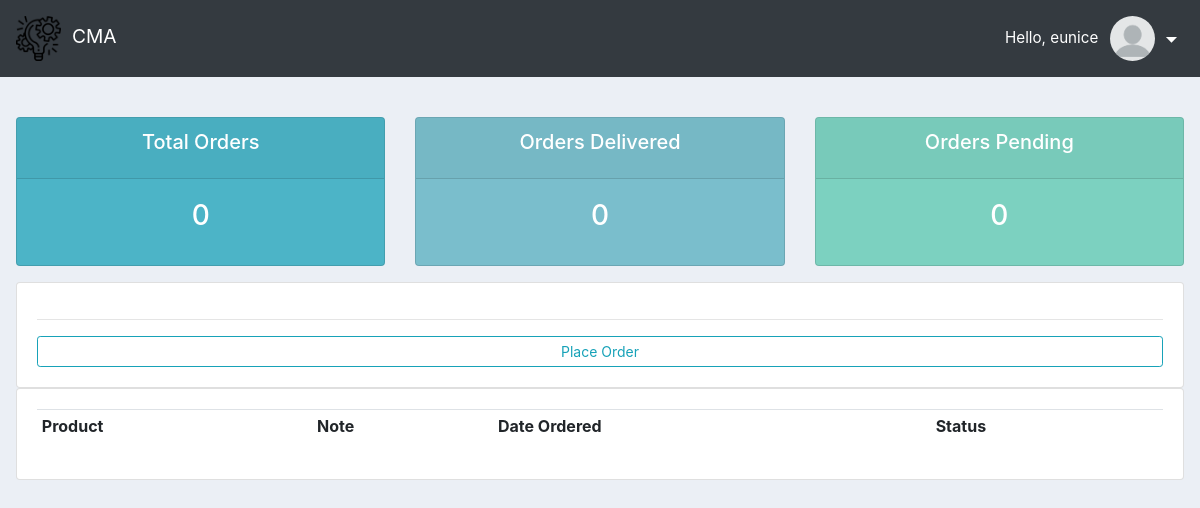
The page /user/ (signed in) on the database as committed earlier.
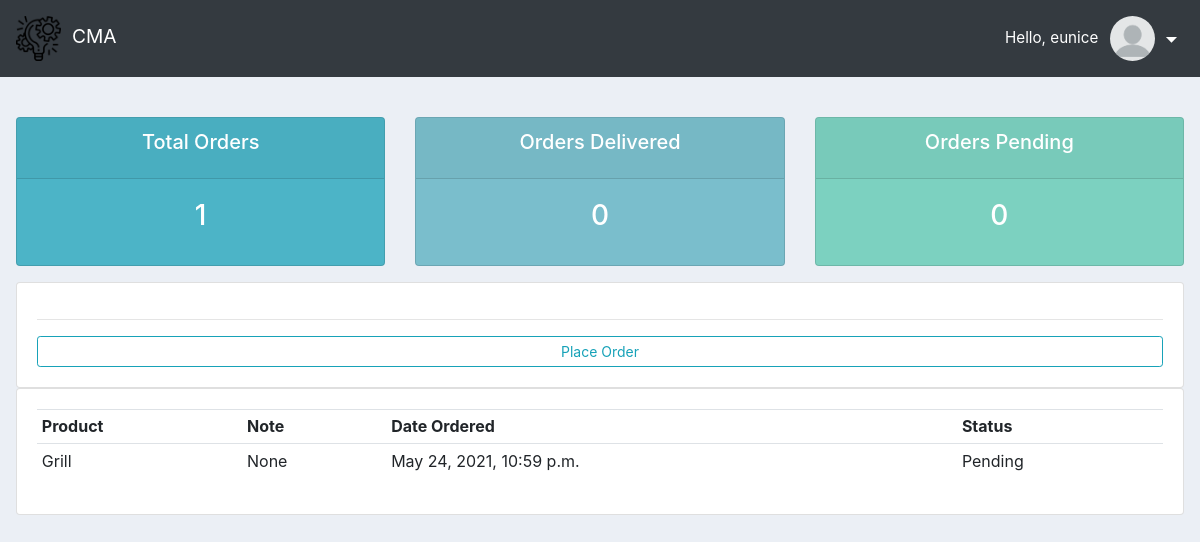
The same page on the database as committed later.
### accounts/models.py (models this page shows, shortened)
class Customer(models.Model):
    user = models.OneToOneField(
        User, null=True, blank=True, on_delete=models.CASCADE
    )
    name = models.CharField(max_length=200, null=True)
    phone = models.CharField(max_length=15, null=True)
    email = models.CharField(max_length=200, null=True)
    profile_pic = models.ImageField(default='profile.png', null=True, blank=True)
    date_created = models.DateTimeField(auto_now_add=True, null=True)

class Order(models.Model):
    class STATUS(models.TextChoices):
        PENDING = 'pending', _('Pending')
        OUT_FOR_DELIVERY = 'out_for_delivery', _('Out for delivery')
        DELIVERED = 'delivered', _('Delivered')
    customer = models.ForeignKey(
        Customer, null=True, on_delete=models.SET_NULL
    )
    product = models.ForeignKey(Product, null=True, on_delete=models.SET_NULL)
    date_created = models.DateTimeField(auto_now_add=True, null=True)
    status = models.CharField(max_length=200, null=True, choices=STATUS.choices,
        default=STATUS.PENDING
    )
    note = models.CharField(max_length=1000, null=True)

class Product(models.Model):
    CATEGORY = (
        ('indoor', 'Indoor'),
        ('outdoor', 'Out Door')
    )
    name = models.CharField(max_length=200, null=True)
    price = models.FloatField(null=True)
    category = models.CharField(max_length=200, null=True, choices=CATEGORY)
    description = models.CharField(max_length=200, null=True, blank=True)
    date_created = models.DateTimeField(auto_now_add=True, null=True)
    tags = models.ManyToManyField(Tag)
    def __str__(self):
        return self.name

### accounts/decorators.py (the view)
		def wrapper_func(request, *args, **kwargs):
			group = None
			if request.user.groups.exists():
				group = request.user.groups.all()[0].name
			if group in allowed_roles:
				return view_func(request, *args, **kwargs)
			else:
				return HttpResponse('You are not authorized to view this page')

### accounts/views.py (called while the page is built)
@login_required(login_url='login')
@allowed_users(allowed_roles=['customer'])
def userPage(request):
    customer = request.user.customer
    orders = request.user.customer.order_set.all()
    total_orders = orders.count()
    delivered = orders.filter(status='Delivered').count()
    pending = orders.filter(status='pending').count()
    context = {'orders': orders, 'total_orders': total_orders,
               'delivered': delivered, 'pending': pending, 'customer':customer}
    return render(request, 'accounts/user.html', context)

### accounts/templates/accounts/user.html
{% extends 'accounts/main.html' %}
{% block content %}
{% include 'accounts/status.html' %}
<div class="row">
	<div class="col-md">
		<div class="card card-body">
			<hr>
			<a class="btn btn-outline-info  btn-sm btn-block" href="{% url 'create_order' customer.id %}">Place
				Order</a>
		</div>
	</div>
</div>
<div class="row">
	<div class="col-md">
		<div class="card card-body table_wrap">
			<table class="table table-sm">
				<tr>
					<th>Product</th>
					<th>Note</th>
					<th>Date Ordered</th>
					<th>Status</th>
				</tr>
				{% for order in orders %}
				<tr>
					<td>{{ order.product }}</td>
					<td>{{ order.note }}</td>
					<td>{{ order.date_created }}</td>
					<td>{{ order.status }}</td>
				</tr>
				{% endfor %}
			</table>
		</div>
	</div>
</div>
{% endblock %}

### accounts/templates/accounts/main.html (shortened to what this page needs)
{% load static %}
<!DOCTYPE html>
<html>
<head>
	<link rel="stylesheet" href="https://stackpath.bootstrapcdn.com/bootstrap/4.3.1/css/bootstrap.min.css">
	<link rel="stylesheet" type="text/css" href="{% static '/css/main.css' %}">
</head>
<body>
	{%  include 'accounts/navbar.html' %}
	<div class="container-fluid">
	{% block content %}
	{% endblock %}
    </div>
</body>
</html>

### accounts/templates/accounts/navbar.html (shortened to what this page needs)
{% load static %}
<nav class="navBar bg-dark">
  <div class="right-wrap">
    <img class="logo" src="{% static 'images/logo.png' %}" />
    <span style="margin-left: 0.4rem; color: white; font-size: 1.2rem"
      >CMA</span
    >
  </div>
  <div class="left-wrap">
    <span style="font-size: 0.95rem; margin-right: 0.7rem" class="hello-msg"
      >Hello, {{ request.user }}</span
    >
    <div class="profile">
     <div class="img">
      <img
      class="profile-pic"
      src="{{ request.user.customer.profile_pic.url }}"
    />
    <svg
      xmlns="http://www.w3.org/2000/svg"
      width="25px"
      height="25px"
      fill="white"
      viewBox="0 0 18 18"
    >
      <path d="M5 8l4 4 4-4z" />
    </svg>
     </div>
    </div>
  </div>
</nav>

### accounts/templates/accounts/status.html
<br>
<div class="row">
	<div class="col-lg-4 col-md-6 col-sm-12">
		<div class="card text-center text-white  mb-3" id="total-orders">
			<div class="card-header">
				<h5 class="card-title">Total Orders</h5>
			</div>
			<div class="card-body">
				<h3 class="card-title">{{total_orders}}</h3>
			</div>
		</div>
	</div>
	<div class="col-lg-4 col-md-6 col-sm-12">
		<div class="card text-center text-white  mb-3" id="orders-delivered">
			<div class="card-header">
				<h5 class="card-title">Orders Delivered</h5>
			</div>
			<div class="card-body">
				<h3 class="card-title">{{delivered}}</h3>
			</div>
		</div>
	</div>
	<div class="col-lg-4 col-md-12 col-sm-12">
		<div class="card text-center text-white  mb-3" id="orders-pending">
			<div class="card-header">
				<h5 class="card-title">Orders Pending</h5>
			</div>
			<div class="card-body">
				<h3 class="card-title">{{pending}}</h3>
			</div>
		</div>
	</div>
</div>

### static/css/main.css (style rules this page uses)
body { background-color: #ebeff5; }
:root { scroll-behavior: smooth; }
.profile-pic { margin: 0 auto; width: 170px; height: 170px; max-width: 100% !important; border-radius: 50%; }
#total-orders { background-color: #4cb4c7; }
#orders-delivered { background-color: #7abecc; }
#orders-pending { background-color: #7cd1c0; }
.table_wrap { overflow-x: auto; }
.table_wrap .table { min-width: 600px; }
.container-fluid { padding: 1rem; }
.profile svg { transition: transform 0.3s; }
nav { display: flex; padding: 1rem; align-items: center; justify-content: space-between; }
.profile { position: relative; display: flex; justify-content: space-between; align-items: center; }
.profile .img { cursor: pointer; }
.profile .profile-pic, .logo { width: 45px; height: 45px; }
.left-wrap { display: flex; justify-content: space-between; align-items: center; }

### accounts/templates/accounts/navbar.html (style rules this page uses)
.hello-msg { font-size: 18px; color: #fff; margin-right: 20px; }

Rows that differ between the two databases and show on the page:
added Order: product "Grill", note "None", date_created "May 24, 2021, 10:59 p.m.", status "Pending"
Other text that changed with them:
{{ total_orders }}: "0" → "1"
